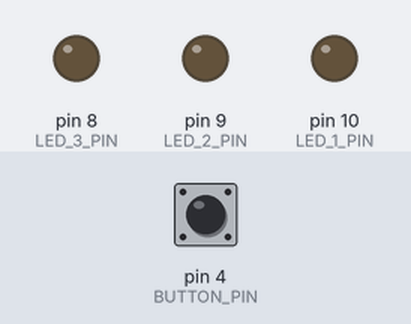
Bench run of a program on a simulated Arduino Uno, built with avr-gcc and run on an emulated ATmega328P. Shown: output pins drawn as LEDs (lit = HIGH). Dashed ring = blinking. Inputs (shaded band) come from the test bench; at power-on: pin 4 (BUTTON_PIN) HIGH.

Above: at 1.2 s.
1.3 s: pin 4 (BUTTON_PIN) pulled LOW for 0.15 s
At 2.5 s:
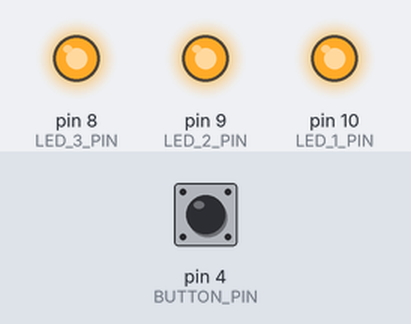
2.9 s: pin 4 (BUTTON_PIN) pulled LOW for 1 s
At 3.57 s:
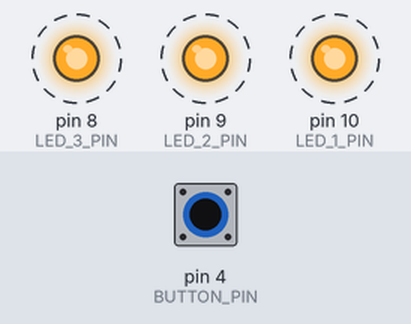
5.9 s: pin 4 (BUTTON_PIN) pulled LOW for 0.15 s
At 6.07 s:
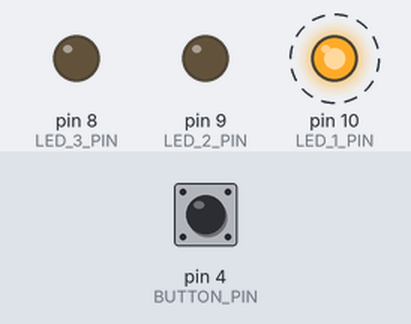
8.9 s: pin 4 (BUTTON_PIN) pulled LOW for 3.2 s
At 9.7 s:
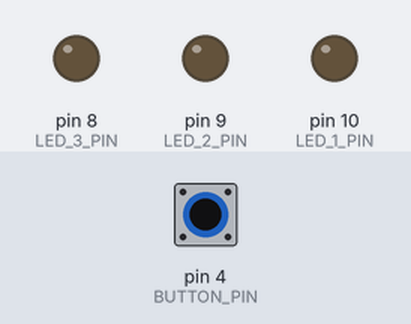
Timing chart, 0 to 11.9 s (numbered marks = the images above; inputs shaded):
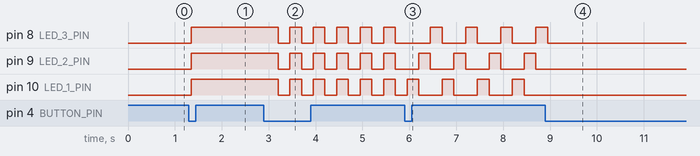

Measured:
- after the input at 1.3 s, pin 8 (LED_3_PIN), pin 9 (LED_2_PIN), pin 10 (LED_1_PIN): LOW → HIGH after 0.05 s
- after the input at 2.9 s, pin 8 (LED_3_PIN), pin 9 (LED_2_PIN), pin 10 (LED_1_PIN): alternates HIGH for 0.25 s and LOW for 0.25 s, starting after 0.30 s
- after the input at 5.9 s, pin 8 (LED_3_PIN): alternates HIGH for 0.25 s and LOW for 0.50 s, starting after 0.55 s; pin 9 (LED_2_PIN): alternates HIGH for 0.25 s and LOW for 0.50 s, starting after 0.30 s; pin 10 (LED_1_PIN): alternates HIGH for 0.25 s and LOW for 0.50 s, starting after 0.80 s
- after the input at 8.9 s, pin 8 (LED_3_PIN): goes on until 9.0 s, then stays LOW; pin 9 (LED_2_PIN), pin 10 (LED_1_PIN): stops changing and stays LOW

The program:

main.cpp
```cpp
#include <Arduino.h>

#define LED_1_PIN 10
#define LED_2_PIN 9
#define LED_3_PIN 8
#define BUTTON_PIN 4

bool ledOn = false;
unsigned long lastBlinkTime = 0;
int buttonPushCounter = 0;
int lastButtonState = HIGH;
unsigned long lastSlideTime = 0;
int currentLed = 0;

void blink() {
  if (millis() - lastBlinkTime >= 250) {
    ledOn = !ledOn;
    digitalWrite(LED_1_PIN, ledOn);
    digitalWrite(LED_2_PIN, ledOn);
    digitalWrite(LED_3_PIN, ledOn);
    lastBlinkTime = millis();
  }
}

void slide() {
  const unsigned long slideDelay = 250;

  if (millis() - lastSlideTime >= slideDelay) {
    // turn all LEDs off
    digitalWrite(LED_1_PIN, LOW);
    digitalWrite(LED_2_PIN, LOW);
    digitalWrite(LED_3_PIN, LOW);

    // turn next LED on
    if (currentLed == 0) digitalWrite(LED_1_PIN, HIGH);
    else if (currentLed == 1) digitalWrite(LED_2_PIN, HIGH);
    else if (currentLed == 2) digitalWrite(LED_3_PIN, HIGH);

    // select next LED
    currentLed++;
    if (currentLed > 2) currentLed = 0;

    lastSlideTime = millis();
  }
}

void setup() {
  pinMode(LED_1_PIN, OUTPUT);
  pinMode(LED_2_PIN, OUTPUT);
  pinMode(LED_3_PIN, OUTPUT);
  pinMode(BUTTON_PIN, INPUT_PULLUP);
}

void loop() {
  int buttonState = digitalRead(BUTTON_PIN);

  if (lastButtonState == HIGH && buttonState == LOW) {
    buttonPushCounter++;
    if (buttonPushCounter > 3) buttonPushCounter = 0;
    delay(50); // debounce
  }

  lastButtonState = buttonState;

  switch (buttonPushCounter) {
    case 0:
      digitalWrite(LED_1_PIN, LOW);
      digitalWrite(LED_2_PIN, LOW);
      digitalWrite(LED_3_PIN, LOW);
      break;

    case 1:
      digitalWrite(LED_1_PIN, HIGH);
      digitalWrite(LED_2_PIN, HIGH);
      digitalWrite(LED_3_PIN, HIGH);
      break;

    case 2:
      blink();
      break;

    case 3:
      slide();
      break;
  }
}
```
